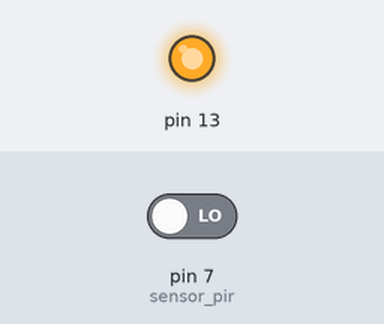
The sketch below on a simulated Arduino Uno, built with avr-gcc and run on an emulated ATmega328P. Parts: output pins drawn as LEDs (lit = HIGH). The test bench sets the inputs (shaded band); at power-on: pin 7 (sensor_pir) LOW. What the sketch prints to the serial monitor is not drawn.

Above: at 1.2 s.
1.3 s: pin 7 (sensor_pir) driven HIGH
At 2.6 s:
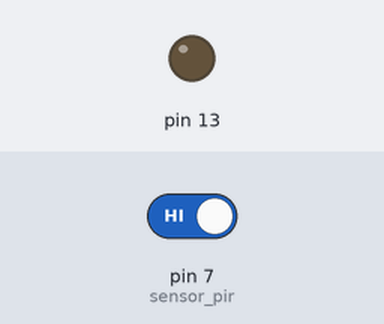
Timing chart, 0 to 4.3 s (numbered marks = the images above; inputs shaded):
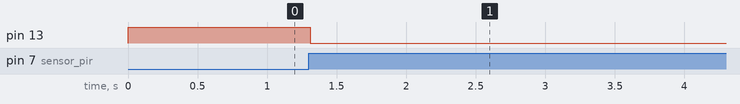

The sketch:

Time_Delay_PIR.ino
```cpp
#define sensor_pir 7
int memory_pir;

unsigned long waktu_millis_sebelumnya100 = 0;
unsigned long waktu_millis_sekarang100 = 0;
const long jangka_waktu100ms = 100;

unsigned long waktu_millis_sebelumnya1000 = 0;
unsigned long waktu_millis_sekarang1000 = 0;
const long jangka_waktu1000ms = 1000;

void setup() {
  Serial.begin(115200);
  pinMode(sensor_pir, INPUT);
  pinMode(13, OUTPUT);
}

void loop() {
  waktu_millis_sekarang100 = millis();
  if (waktu_millis_sekarang100 - waktu_millis_sebelumnya100 >= jangka_waktu100ms )
  {
    if (digitalRead(sensor_pir) == 1)
    {
      if ( memory_pir < 100) {
        memory_pir++;
      }
    }
    waktu_millis_sebelumnya100 = waktu_millis_sekarang100;
  }
  waktu_millis_sekarang1000 = millis();
  if (waktu_millis_sekarang1000 - waktu_millis_sebelumnya1000 >= jangka_waktu1000ms )
  {
    if (digitalRead(sensor_pir) == 0)
    {
      if ( memory_pir > 0) {
        memory_pir--;
      }
    }
    waktu_millis_sebelumnya1000 = waktu_millis_sekarang1000;
  }
  digitalWrite(13, !memory_pir);
  Serial.print("memory_pir = "); Serial.print(memory_pir); Serial.print("  ");
  Serial.println(digitalRead(sensor_pir));
}
```

Measured:
- after the input at 1.3 s, pin 13: HIGH → LOW at once
